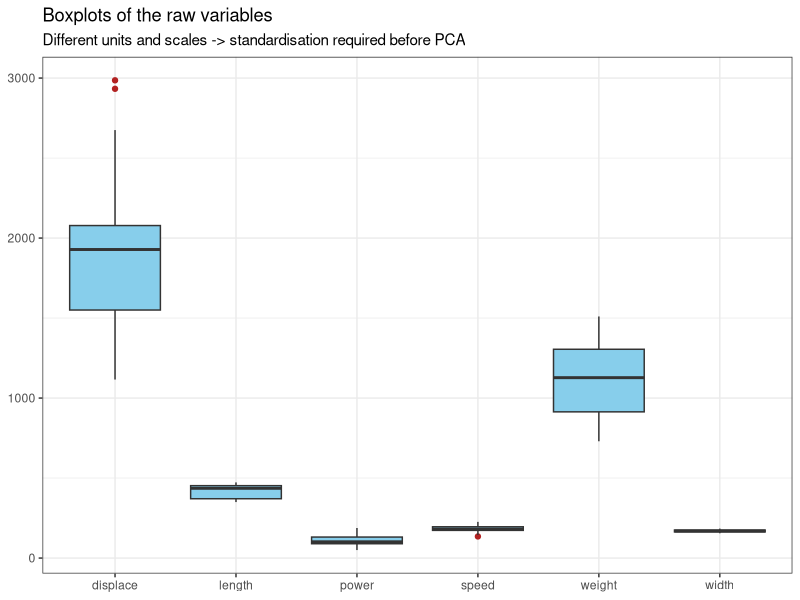
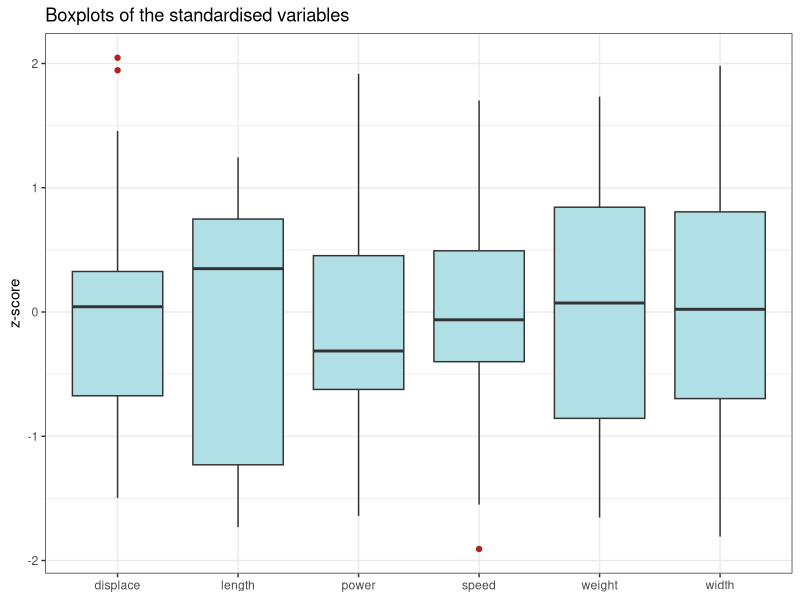
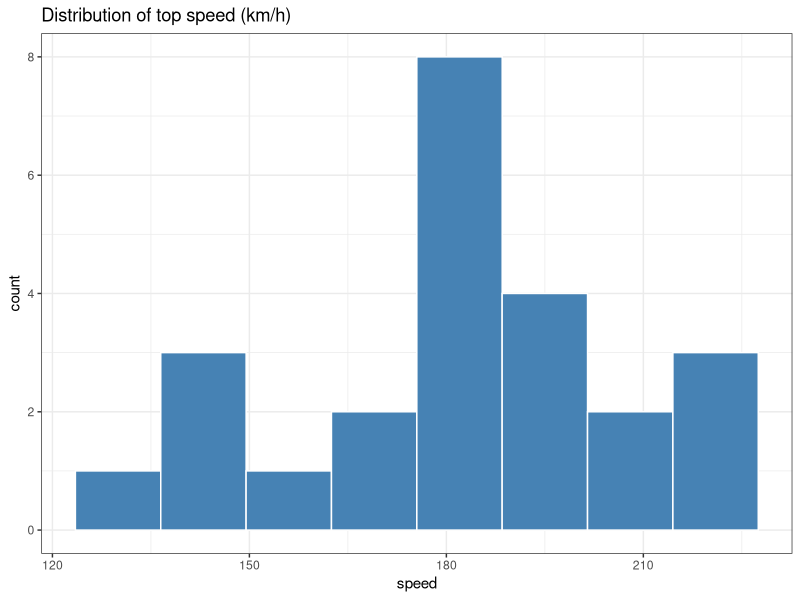
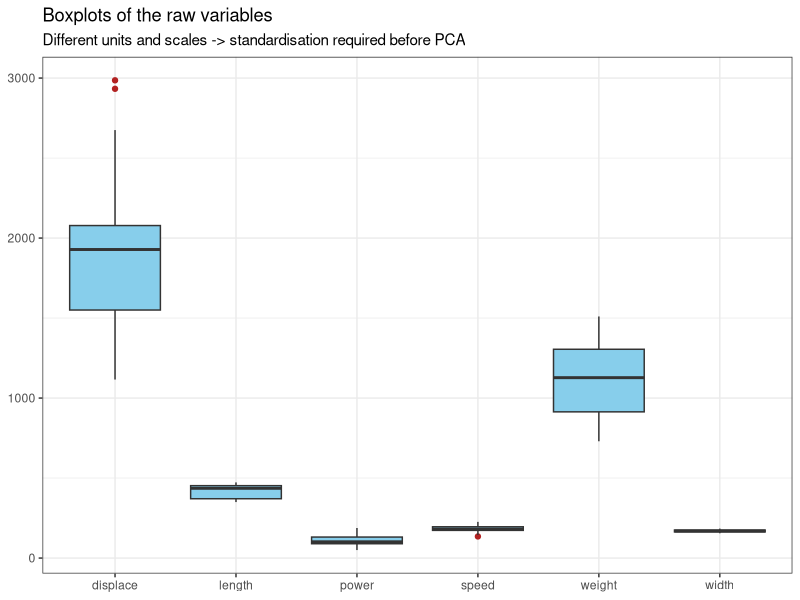
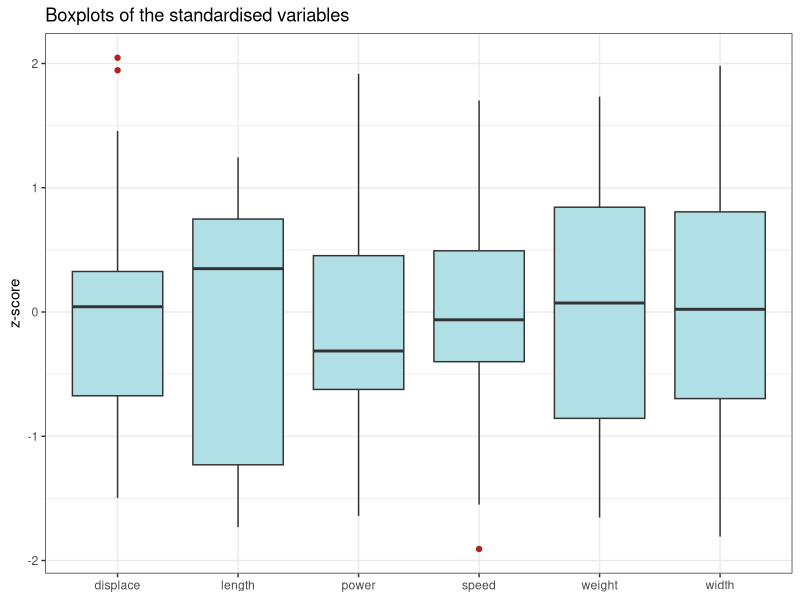
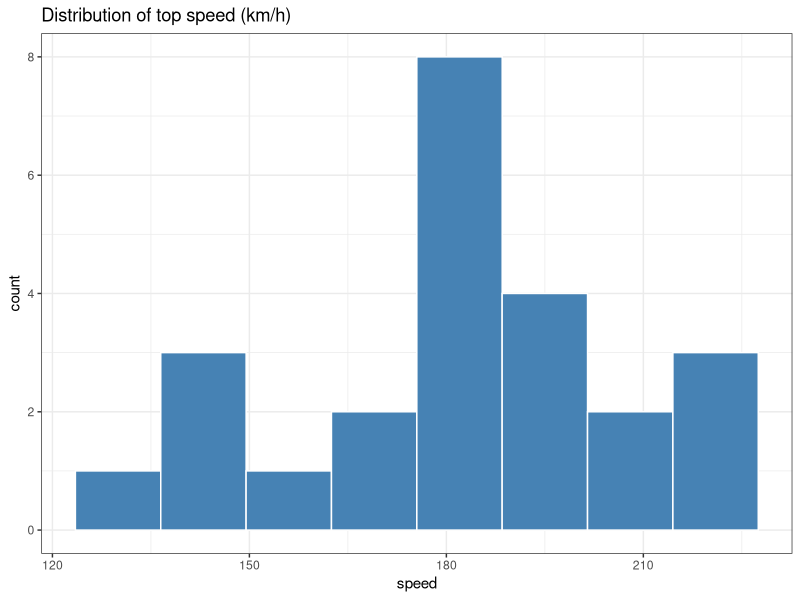

Write R code to recreate these figures, in order.
# =====================================================================
# 0. Data cleaning and exploratory analysis
# NEOMA Business School - Data Mining for Business
# Dataset: 24 cars, 6 numeric variables (speed is the target)
# Run from the repository root:  source("scripts/01_data_cleaning_eda.R")
# =====================================================================

library(tidyverse)
library(ggplot2)

dir.create("figures", showWarnings = FALSE)

# --- 0.1 Load ---------------------------------------------------------
df <- read_csv("data/cars.csv", show_col_types = FALSE)

required_columns <- c("Cars", "displace", "power", "speed", "weight", "length", "width")
if (!all(required_columns %in% names(df))) {
  stop("cars.csv must contain: ", paste(required_columns, collapse = ", "))
}
df <- df %>% mutate(Cars = str_squish(Cars))
if (anyNA(df$Cars) || any(!nzchar(df$Cars)) || anyDuplicated(df$Cars)) {
  stop("Car names must be present and unique after trimming whitespace.")
}
measurements <- df[setdiff(required_columns, "Cars")]
if (!all(vapply(measurements, is.numeric, logical(1))) ||
    anyNA(measurements) || !all(is.finite(as.matrix(measurements))) ||
    !all(as.matrix(measurements) > 0)) {
  stop("All six measurements must be finite, positive numeric values without missing data.")
}
if (nrow(df) <= 7L || any(vapply(measurements, sd, numeric(1)) == 0)) {
  stop("The analysis needs more than seven rows and nonconstant measurements.")
}

glimpse(df)

# --- 0.2 Cleaning checks ---------------------------------------------
# The dataset is small and complete, but the checks are kept so the
# pipeline stays valid if new rows are added later.
colSums(is.na(df))            # missing values   -> 0 everywhere
sum(duplicated(df$Cars))      # duplicated cars  -> 0
nrow(df)                      # 24 observations

# All measurements must be strictly positive
df_num <- df %>% select(where(is.numeric))
stopifnot(all(df_num > 0))

# --- 0.3 Univariate description --------------------------------------
summary(df_num)
sapply(df_num, sd)            # spread: displace/width are on very different scales

# --- 0.4 Boxplots (raw scales differ a lot) ---------------------------
df_long <- df_num %>%
  pivot_longer(cols = everything(), names_to = "variable", values_to = "value")

p_box <- ggplot(df_long, aes(x = variable, y = value)) +
  geom_boxplot(fill = "#87CEEB", outlier.colour = "firebrick") +
  labs(title = "Boxplots of the raw variables",
       subtitle = "Different units and scales -> standardisation required before PCA",
       x = NULL, y = NULL) +
  theme_bw()

p_box
ggsave("figures/01_boxplots_raw.png", p_box, width = 7, height = 4, dpi = 150)

# --- 0.5 Same view after standardisation ------------------------------
df_long_sc <- df_num %>%
  scale() %>%
  as_tibble() %>%
  pivot_longer(cols = everything(), names_to = "variable", values_to = "value")

p_box_sc <- ggplot(df_long_sc, aes(x = variable, y = value)) +
  geom_boxplot(fill = "#B0E0E6", outlier.colour = "firebrick") +
  labs(title = "Boxplots of the standardised variables",
       x = NULL, y = "z-score") +
  theme_bw()

p_box_sc
ggsave("figures/01_boxplots_scaled.png", p_box_sc, width = 7, height = 4, dpi = 150)

# --- 0.6 Target variable ---------------------------------------------
summary(df$speed)             # min 135, median 181.5, max 226 km/h

p_speed <- ggplot(df, aes(x = speed)) +
  geom_histogram(bins = 8, fill = "#4682B4", colour = "white") +
  labs(title = "Distribution of top speed (km/h)", x = "speed", y = "count") +
  theme_bw()

p_speed
ggsave("figures/01_speed_histogram.png", p_speed, width = 6, height = 4, dpi = 150)
